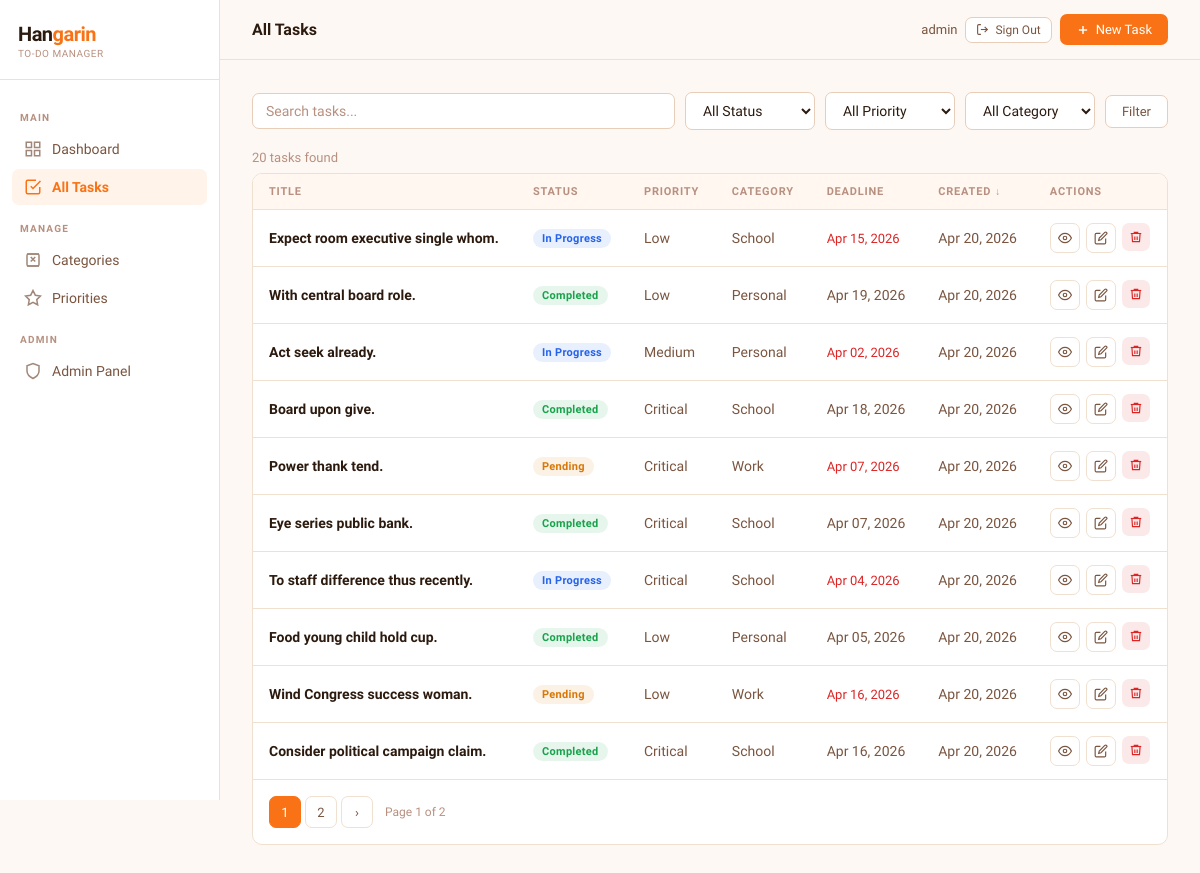
Page /tasks/ (signed in) on the committed database.
### tasks/models.py (models this page shows, shortened)
class BaseModel(models.Model):
    created_at = models.DateTimeField(auto_now_add=True)
    updated_at = models.DateTimeField(auto_now=True)
    class Meta:
        abstract = True

class Task(BaseModel):
    STATUS_CHOICES = [
        ("Pending", "Pending"),
        ("In Progress", "In Progress"),
        ("Completed", "Completed"),
    ]
    title = models.CharField(max_length=255)
    description = models.TextField(blank=True, null=True)
    deadline = models.DateTimeField(blank=True, null=True)
    status = models.CharField(
        max_length=50,
        choices=STATUS_CHOICES,
        default="Pending"
    )
    category = models.ForeignKey(
        Category,
        on_delete=models.SET_NULL,
        null=True,
        blank=True,
        related_name='tasks'
    )
    priority = models.ForeignKey(
        Priority,
        on_delete=models.SET_NULL,
        null=True,
        blank=True,
        related_name='tasks'
    )
    class Meta:
        verbose_name = "Task"
        verbose_name_plural = "Tasks"
        ordering = ['-created_at']
    @property
    def is_overdue(self):
        if self.deadline and self.status != "Completed":
            return timezone.now() > self.deadline
        return False

class Priority(BaseModel):
    name = models.CharField(max_length=100, unique=True)
    class Meta:
        verbose_name = "Priority"
        verbose_name_plural = "Priorities"
        ordering = ['name']

class Category(BaseModel):
    name = models.CharField(max_length=100, unique=True)
    class Meta:
        verbose_name = "Category"
        verbose_name_plural = "Categories"
        ordering = ['name']

### tasks/views.py (the view)
# urls.py: path('tasks/', views.task_list, name='task_list'),
@login_required
def task_list(request):
    tasks = Task.objects.select_related('category', 'priority')
    search_query = request.GET.get('q', '')
    if search_query:
        tasks = tasks.filter(
            Q(title__icontains=search_query) |
            Q(description__icontains=search_query) |
            Q(category__name__icontains=search_query)
        )
    status_filter = request.GET.get('status', '')
    if status_filter:
        tasks = tasks.filter(status=status_filter)
    priority_filter = request.GET.get('priority', '')
    if priority_filter:
        tasks = tasks.filter(priority__id=priority_filter)
    category_filter = request.GET.get('category', '')
    if category_filter:
        tasks = tasks.filter(category__id=category_filter)
    sort_by = request.GET.get('sort', '-created_at')
    sort_map = {
        'title': 'title',
        '-title': '-title',
        'deadline': 'deadline',
        '-deadline': '-deadline',
        'created_at': 'created_at',
        '-created_at': '-created_at',
        'status': 'status',
        '-status': '-status',
    }
    if sort_by in sort_map:
        tasks = tasks.order_by(sort_map[sort_by])
    else:
        tasks = tasks.order_by('-created_at')
    paginator = Paginator(tasks, 10)
    page_number = request.GET.get('page')
    page_obj = paginator.get_page(page_number)
    context = {
        'page_obj': page_obj,
        'search_query': search_query,
        'status_filter': status_filter,
        'priority_filter': priority_filter,
        'category_filter': category_filter,
        'sort_by': sort_by,
        'priorities': Priority.objects.all(),
        'categories': Category.objects.all(),
        'total_count': tasks.count(),
    }
    return render(request, 'tasks/task_list.html', context)

### tasks/templates/tasks/task_list.html (shortened to what this page needs)
{% extends "tasks/base.html" %}
{% block page_title %}All Tasks{% endblock %}
{% block topbar_actions %}
  <a href="{% url 'task_create' %}" class="btn btn-primary">
    <svg width="14" height="14" viewBox="0 0 24 24" fill="none" stroke="currentColor" stroke-width="2.5"><line x1="12" y1="5" x2="12" y2="19"/><line x1="5" y1="12" x2="19" y2="12"/></svg>
    New Task
  </a>
{% endblock %}
{% block content %}
<form method="get" class="filter-bar">
  <input
    type="text"
    name="q"
    class="form-input"
    placeholder="Search tasks..."
    value="{{ search_query }}"
    style="flex:1; min-width:200px;"
  >
  <select name="status" class="form-input">
    <option value="">All Status</option>
  </select>
  <select name="priority" class="form-input">
    <option value="">All Priority</option>
  </select>
  <select name="category" class="form-input">
    <option value="">All Category</option>
  </select>
  <button type="submit" class="btn btn-secondary">Filter</button>
</form>
<div class="results-header">
  <span class="results-count">{{ total_count }} task{{ total_count|pluralize }} found</span>
</div>
<div class="table-wrap">
  <table>
    <thead>
      <tr>
        <th>
          <a href="?q={{ search_query }}&status={{ status_filter }}&priority={{ priority_filter }}&category={{ category_filter }}&sort={% if sort_by == 'title' %}-title{% else %}title{% endif %}" class="sort-link">
            Title {% if sort_by == 'title' %}<span class="sort-arrow">↑</span>{% elif sort_by == '-title' %}<span class="sort-arrow">↓</span>{% endif %}
          </a>
        </th>
        <th>
          <a href="?q={{ search_query }}&status={{ status_filter }}&priority={{ priority_filter }}&category={{ category_filter }}&sort={% if sort_by == 'status' %}-status{% else %}status{% endif %}" class="sort-link">
            Status {% if sort_by == 'status' %}<span class="sort-arrow">↑</span>{% elif sort_by == '-status' %}<span class="sort-arrow">↓</span>{% endif %}
          </a>
        </th>
        <th>Priority</th>
        <th>Category</th>
        <th>
          <a href="?q={{ search_query }}&status={{ status_filter }}&priority={{ priority_filter }}&category={{ category_filter }}&sort={% if sort_by == 'deadline' %}-deadline{% else %}deadline{% endif %}" class="sort-link">
            Deadline {% if sort_by == 'deadline' %}<span class="sort-arrow">↑</span>{% elif sort_by == '-deadline' %}<span class="sort-arrow">↓</span>{% endif %}
          </a>
        </th>
        <th>
          <a href="?q={{ search_query }}&status={{ status_filter }}&priority={{ priority_filter }}&category={{ category_filter }}&sort={% if sort_by == 'created_at' %}-created_at{% else %}created_at{% endif %}" class="sort-link">
            Created {% if sort_by == 'created_at' %}<span class="sort-arrow">↑</span>{% elif sort_by == '-created_at' %}<span class="sort-arrow">↓</span>{% endif %}
          </a>
        </th>
        <th>Actions</th>
      </tr>
    </thead>
    <tbody>
      {% for task in page_obj %}
        <tr>
          <td>
            <a href="{% url 'task_detail' task.pk %}" class="td-title truncate" style="text-decoration:none; color:var(--text)">
              {{ task.title }}
            </a>
          </td>
          <td>
            {% if task.status == "Completed" %}
              <span class="badge badge-completed">Completed</span>
            {% elif task.status == "In Progress" %}
              <span class="badge badge-progress">In Progress</span>
            {% else %}
              <span class="badge badge-pending">Pending</span>
            {% endif %}
          </td>
          <td>{{ task.priority.name|default:"—" }}</td>
          <td>{{ task.category.name|default:"—" }}</td>
          <td>
            {% if task.deadline %}
              {% if task.is_overdue %}
                <span style="color:var(--red); font-size:13px;">{{ task.deadline|date:"M d, Y" }}</span>
              {% else %}
                {{ task.deadline|date:"M d, Y" }}
              {% endif %}
            {% else %}—{% endif %}
          </td>
          <td>{{ task.created_at|date:"M d, Y" }}</td>
          <td>
            <div class="action-btns">
              <a href="{% url 'task_detail' task.pk %}" class="btn-icon" title="View">
                <svg width="14" height="14" viewBox="0 0 24 24" fill="none" stroke="currentColor" stroke-width="2"><path d="M1 12s4-8 11-8 11 8 11 8-4 8-11 8-11-8-11-8z"/><circle cx="12" cy="12" r="3"/></svg>
              </a>
              <a href="{% url 'task_update' task.pk %}" class="btn-icon" title="Edit">
                <svg width="14" height="14" viewBox="0 0 24 24" fill="none" stroke="currentColor" stroke-width="2"><path d="M11 4H4a2 2 0 0 0-2 2v14a2 2 0 0 0 2 2h14a2 2 0 0 0 2-2v-7"/><path d="M18.5 2.5a2.121 2.121 0 0 1 3 3L12 15l-4 1 1-4 9.5-9.5z"/></svg>
              </a>
              <form method="post" action="{% url 'task_delete' task.pk %}" style="display:inline;" onsubmit="return confirm('Delete this task?')">
                <button type="submit" class="btn-icon" style="border:none;background:var(--red-dim);" title="Delete">
                  <svg width="14" height="14" viewBox="0 0 24 24" fill="none" stroke="var(--red)" stroke-width="2"><polyline points="3 6 5 6 21 6"/><path d="M19 6l-1 14H6L5 6"/><path d="M10 11v6M14 11v6"/><path d="M9 6V4h6v2"/></svg>
                </button>
              </form>
            </div>
          </td>
        </tr>
      {% endfor %}
    </tbody>
  </table>
  {% if page_obj.has_other_pages %}
    <div class="pagination">
      {% for num in page_obj.paginator.page_range %}
        {% if page_obj.number == num %}
          <span class="page-link active">{{ num }}</span>
        {% elif num > page_obj.number|add:'-3' and num < page_obj.number|add:'3' %}
          <a class="page-link" href="?page={{ num }}&q={{ search_query }}&status={{ status_filter }}&priority={{ priority_filter }}&category={{ category_filter }}&sort={{ sort_by }}">{{ num }}</a>
        {% endif %}
      {% endfor %}
      {% if page_obj.has_next %}
        <a class="page-link" href="?page={{ page_obj.next_page_number }}&q={{ search_query }}&status={{ status_filter }}&priority={{ priority_filter }}&category={{ category_filter }}&sort={{ sort_by }}">›</a>
      {% endif %}
      <span class="page-info">Page {{ page_obj.number }} of {{ page_obj.paginator.num_pages }}</span>
    </div>
  {% endif %}
</div>
{% endblock %}

### tasks/templates/tasks/base.html (shortened to what this page needs)
<!DOCTYPE html>
<html lang="en">
<head>
</head>
<body>
<aside class="sidebar">
  <div class="sidebar-brand">
    <div class="logo-mark">Han<span>garin</span></div>
    <div class="tagline">To-Do Manager</div>
  </div>
  <nav class="sidebar-nav">
    <div class="nav-section-label">Main</div>
    <a href="{% url 'dashboard' %}" class="nav-link {% if request.resolver_match.url_name == 'dashboard' %}active{% endif %}">
      <svg class="icon" viewBox="0 0 24 24" fill="none" stroke="currentColor" stroke-width="2"><rect x="3" y="3" width="7" height="7"/><rect x="14" y="3" width="7" height="7"/><rect x="3" y="14" width="7" height="7"/><rect x="14" y="14" width="7" height="7"/></svg>
      Dashboard
    </a>
    <a href="{% url 'task_list' %}" class="nav-link {% if 'task' in request.resolver_match.url_name %}active{% endif %}">
      <svg class="icon" viewBox="0 0 24 24" fill="none" stroke="currentColor" stroke-width="2"><path d="M9 11l3 3L22 4"/><path d="M21 12v7a2 2 0 0 1-2 2H5a2 2 0 0 1-2-2V5a2 2 0 0 1 2-2h11"/></svg>
      All Tasks
    </a>
    <div class="nav-section-label">Manage</div>
    <a href="{% url 'category_list' %}" class="nav-link {% if 'category' in request.resolver_match.url_name %}active{% endif %}">
      <svg class="icon" viewBox="0 0 24 24" fill="none" stroke="currentColor" stroke-width="2"><path d="M4 20h16M4 4h16M9 8l3 3-3 3M15 8l-3 3 3 3"/><rect x="4" y="4" width="16" height="16" rx="2"/></svg>
      Categories
    </a>
    <a href="{% url 'priority_list' %}" class="nav-link {% if 'priority' in request.resolver_match.url_name %}active{% endif %}">
      <svg class="icon" viewBox="0 0 24 24" fill="none" stroke="currentColor" stroke-width="2"><path d="M12 2l3.09 6.26L22 9.27l-5 4.87 1.18 6.88L12 17.77l-6.18 3.25L7 14.14 2 9.27l6.91-1.01L12 2z"/></svg>
      Priorities
    </a>
    <div class="nav-section-label">Admin</div>
    <a href="/admin/" class="nav-link" target="_blank">
      <svg class="icon" viewBox="0 0 24 24" fill="none" stroke="currentColor" stroke-width="2"><path d="M12 22s8-4 8-10V5l-8-3-8 3v7c0 6 8 10 8 10z"/></svg>
      Admin Panel
    </a>
  </nav>
</aside>
<div class="main">
  <header class="topbar">
    <span class="topbar-title">{% block page_title %}Hangarin{% endblock %}</span>
    <div class="topbar-actions">
      <span style="font-size:13px; color:var(--text2); font-weight:500;">
        {{ request.user.username }}
      </span>
      <a href="{% url 'account_logout' %}" class="btn btn-secondary btn-sm">
        <svg width="13" height="13" viewBox="0 0 24 24" fill="none" stroke="currentColor" stroke-width="2">
          <path d="M9 21H5a2 2 0 0 1-2-2V5a2 2 0 0 1 2-2h4"/>
          <polyline points="16 17 21 12 16 7"/>
          <line x1="21" y1="12" x2="9" y2="12"/>
        </svg>
        Sign Out
      </a>
      {% block topbar_actions %}{% endblock %}
    </div>
  </header>
  <main class="page-content">
    {% block content %}{% endblock %}
  </main>
</div>
</body>
</html>

### tasks/templates/tasks/task_list.html (style rules this page uses)
.results-header { display: flex; align-items: center; justify-content: space-between; margin-bottom: 8px; }
.results-count { font-size: 13px; color: var(--text3); }
.sort-link { color: inherit; text-decoration: none; display: inline-flex; align-items: center; gap: 4px; }
.sort-arrow { font-size: 10px; }
.action-btns { display: flex; gap: 6px; }
.truncate { max-width: 280px; white-space: nowrap; overflow: hidden; text-overflow: ellipsis; }

### rows in the picture
Task: title "Expect room executive single whom.", status "In Progress", priority.name "Low", category.name "School", deadline "Apr 15, 2026", created_at "Apr 20, 2026"
Task: title "With central board role.", status "Completed", priority.name "Low", category.name "Personal", deadline "Apr 19, 2026", created_at "Apr 20, 2026"
Task: title "Act seek already.", status "In Progress", priority.name "Medium", category.name "Personal", deadline "Apr 02, 2026", created_at "Apr 20, 2026"
Task: title "Board upon give.", status "Completed", priority.name "Critical", category.name "School", deadline "Apr 18, 2026", created_at "Apr 20, 2026"
Task: title "Power thank tend.", status "Pending", priority.name "Critical", category.name "Work", deadline "Apr 07, 2026", created_at "Apr 20, 2026"
Task: title "Eye series public bank.", status "Completed", priority.name "Critical", category.name "School", deadline "Apr 07, 2026", created_at "Apr 20, 2026"
Task: title "To staff difference thus recently.", status "In Progress", priority.name "Critical", category.name "School", deadline "Apr 04, 2026", created_at "Apr 20, 2026"
Task: title "Food young child hold cup.", status "Completed", priority.name "Low", category.name "Personal", deadline "Apr 05, 2026", created_at "Apr 20, 2026"
Task: title "Wind Congress success woman.", status "Pending", priority.name "Low", category.name "Work", deadline "Apr 16, 2026", created_at "Apr 20, 2026"
Task: title "Consider political campaign claim.", status "Completed", priority.name "Critical", category.name "School", deadline "Apr 16, 2026", created_at "Apr 20, 2026"

### other values in the picture
{{ request.user.username }} "admin"
{{ total_count }} "20"
{{ num }} "1"
{{ num }} "2"
{{ page_obj.number }} "1"
{{ page_obj.paginator.num_pages }} "2"
